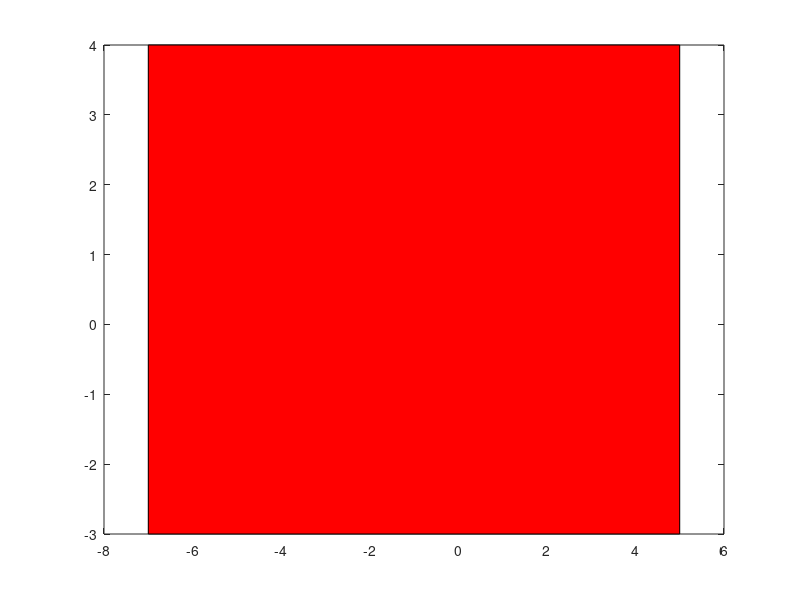

MATLAB code to generate this figure:
close all
clc
x = [5 -7 -7 5 5];
y = [4 4 -3 -3 4];
line([5 -7 -7 5 5],[4 4 -3 -3 4]); grid
axes = 'equal';
fill(x,y,'r');
